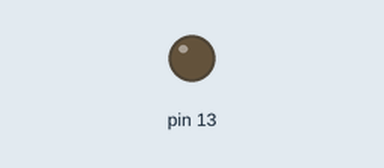
The sketch below on a simulated Arduino Mega 2560, built with avr-gcc and run on an emulated ATmega2560. Shown: output pins drawn as LEDs (lit = HIGH). What the sketch prints to the serial monitor is not drawn.

Above: at 0.01 s.
Timing chart, 0 to 1.9 s (numbered marks = the images above):
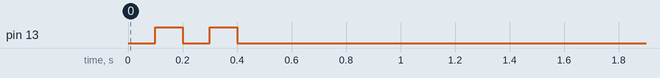

The sketch:

ArduinoMaster.ino
```cpp
#include <Wire.h>
#include <Adafruit_MCP4725.h>
#include <SoftwareSerial.h>

SoftwareSerial BTSerial(11, 10);
 Adafruit_MCP4725 dacRight;
 Adafruit_MCP4725 dacLeft;
 bool connectionStatus=false;
 char goMessage[2] = {'g', 'o'};
 byte rightInput[10];
 byte leftInput[10];
 uint16_t rightVoltage;
 uint16_t leftVoltage;
 uint16_t rightMSB;
 uint16_t rightLSB;
 uint16_t counter=0;


void setup() {
  // put your setup code here, to run once:
  pinMode(13, OUTPUT);

  Serial.begin(9600);
  //Serial2 is Left RX1 of BOARD
  Serial2.begin(9600);
//  BTSerial.begin(9600);
  //Serial3 is Right RX2 of BOARD
  Serial3.begin(9600);

  delay(100);
  digitalWrite(13, HIGH);   // turn the LED on (HIGH is the voltage level)
  delay(100);              // wait for a second
  digitalWrite(13, LOW);    // turn the LED off by making the voltage LOW
  delay(100);
  digitalWrite(13, HIGH);   // turn the LED on (HIGH is the voltage level)
  delay(100);              // wait for a second
  digitalWrite(13, LOW);    // turn the LED off by making the voltage LOW
  delay(100);
  //Start the write address(Jumper from A0 to VDD)
  dacRight.begin(0x62);
  dacLeft.begin(0x63);
  Serial2.print("go");
//  BTSerial.print("go");
  Serial3.print("go");
  Serial2.write(0x00);
//  BTSerial.print(0);
  Serial3.write(0);
  Serial.println("Starting transmission");
}

void loop() {
  // put your main code here, to run repeatedly:
    //Serial2.print("go");
    //Input should be no larger than twenty bytes since thats however many that can sent via BLE
    memset(rightInput,0,sizeof(rightInput));
    memset(leftInput,0,sizeof(rightInput));
//    //output the hex values
//    Serial.print(Serial.read(), HEX);
   if(Serial2.available()>=2 && Serial3.available()>=2)
//   if(BTSerial.available()>=2 && Serial3.available()>=2)
   {
//      digitalWrite(13, HIGH);
//      Serial2.readBytes(rightInput,2);
        leftInput[0]=Serial2.read();
        leftInput[1]=Serial2.read();
//        rightInput[0]=BTSerial.read();
//        rightInput[1]=BTSerial.read();
//      Serial3.readBytes(leftInput,6);
        rightInput[0]=Serial3.read();
        rightInput[1]=Serial3.read();
        Serial2.write(0x00);
        Serial3.write(0x00);
        digitalWrite(13, HIGH);
//        BTSerial.print(0);
          digitalWrite(13, LOW);

//    if(rightInput[0] == 0xFF && rightInput[3] == 0xFF)
//    {
//      rightMSB = ((rightInput[0] << 8) & 0xFF00) | (rightInput[1] & 0x00FF);

//      rightLSB = ((rightInput[2] << 8) & 0xFF00) | (rightInput[3] & 0x00FF);
//      rightVoltage=(rightMSB*256)+rightLSB;
//      float voltage = rightMSB * .0000625;
      rightVoltage = (rightInput[0]*256) + rightInput[1];
      leftVoltage = (leftInput[0]*256) + leftInput[1];
//      Serial.println(voltage);
//      leftVoltage=leftVoltage/16;
      Serial.print(leftVoltage);
      Serial.print("\t");
      Serial.println(rightVoltage);
//      rightVoltage=rightVoltage/16;
      if(rightMSB < 60000)
      {
//      dacRight.setVoltage(rightVoltage, false);
//      Serial.print(rightInput[0], HEX);
//      Serial.print("\t");
//      Serial.println(rightInput[1], HEX);
//      Serial.flush();
//     Serial.print("\t");
//      Serial.println(leftVoltage);
      }
   }
}
```
